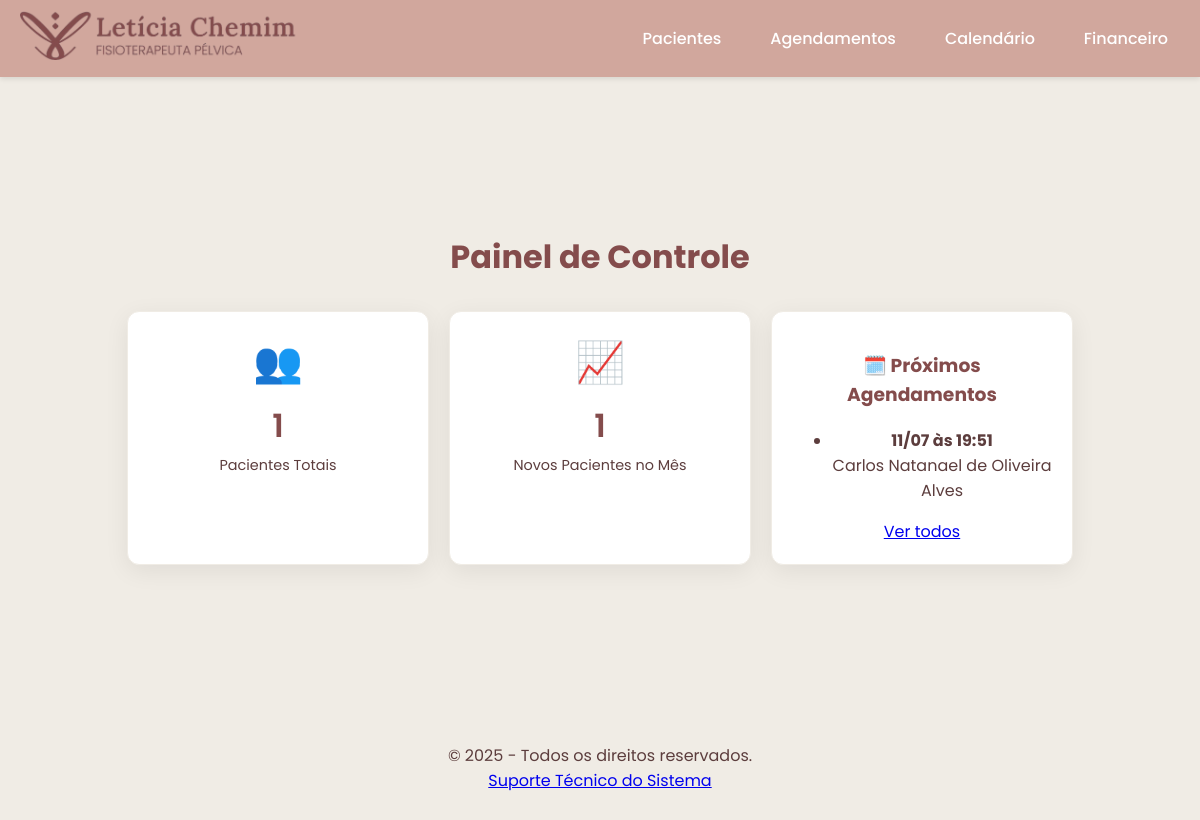
The page / on the database its author committed.
### tables this page shows
CREATE TABLE agendamentos (
        id INTEGER PRIMARY KEY AUTOINCREMENT,
        paciente_id INTEGER NOT NULL,
        data_hora TEXT NOT NULL,
        status TEXT NOT NULL,
        FOREIGN KEY (paciente_id) REFERENCES pacientes (id) ON DELETE CASCADE
    );

CREATE TABLE pacientes (
        id INTEGER PRIMARY KEY AUTOINCREMENT,
        nome TEXT NOT NULL,
        data_nascimento TEXT NOT NULL,
        email TEXT NOT NULL,
        telefone TEXT NOT NULL,
        endereco TEXT,
        plano_id INTEGER,
        data_cadastro TIMESTAMP DEFAULT CURRENT_TIMESTAMP,
        FOREIGN KEY (plano_id) REFERENCES planos (id)
    );

### app.py (the view)
@app.route('/')
def home():
    db = get_db()
    total_pacientes = db.execute('SELECT COUNT(id) FROM pacientes').fetchone()[0] or 0
    mes_atual = date.today().strftime('%Y-%m')
    novos_pacientes_mes = db.execute("SELECT COUNT(id) FROM pacientes WHERE strftime('%Y-%m', data_cadastro) = ?", (mes_atual,)).fetchone()[0] or 0
    agora = datetime.now().strftime('%Y-%m-%dT%H:%M')
    proximos_agendamentos = db.execute("""
        SELECT a.data_hora, p.nome as paciente_nome FROM agendamentos a
        JOIN pacientes p ON a.paciente_id = p.id
        WHERE a.data_hora >= ? ORDER BY a.data_hora ASC LIMIT 5
    """, (agora,)).fetchall()
    agendamentos_formatados = [dict(ag, data_hora_formatada=datetime.fromisoformat(ag['data_hora']).strftime('%d/%m às %H:%M')) for ag in proximos_agendamentos]
    return render_template('home.html', total_pacientes=total_pacientes, novos_pacientes_mes=novos_pacientes_mes, proximos_agendamentos=agendamentos_formatados)

### app.py (called while the page is built)
@app.context_processor
def inject_year():
    return {'current_year': datetime.now().year}

def get_db():
    db = getattr(g, '_database', None)
    if db is None:
        db = g._database = sqlite3.connect(DATABASE)
        db.row_factory = sqlite3.Row
    return db

@app.teardown_appcontext
def close_connection(exception):
    db = getattr(g, '_database', None)
    if db is not None:
        db.close()

### templates/home.html (shortened to what this page needs)
{% extends "base.html" %}
{% block content %}
<div class="dashboard-container">
    <h1>Painel de Controle</h1>
    <div class="dashboard-menu">
        <div class="menu-card-static">
            <div class="card-icon">👥</div>
            <div class="card-title">{{ total_pacientes }}</div>
            <div class="card-description">Pacientes Totais</div>
        </div>
        <div class="menu-card-static">
            <div class="card-icon">📈</div>
            <div class="card-title">{{ novos_pacientes_mes }}</div>
            <div class="card-description">Novos Pacientes no Mês</div>
        </div>
        <div class="menu-card-dynamic">
            <h3 class="dynamic-card-title">🗓️ Próximos Agendamentos</h3>
            <ul class="appointment-list">
                {% for agendamento in proximos_agendamentos %}
                    <li>
                        <strong>{{ agendamento.data_hora_formatada }}</strong><br>
                        {{ agendamento.paciente_nome }}
                    </li>
                {% else %}
                    <li>Nenhum agendamento próximo.</li>
                {% endfor %}
            </ul>
             <a href="{{ url_for('ver_agendamentos') }}" class="card-link">Ver todos</a>
        </div>
    </div>
</div>
{% endblock %}

### static/css/style.css (style rules this page uses)
body { font-family: 'Poppins', sans-serif; background-color: #F0ECE5; color: #5c3d3d; margin: 0; padding: 10px; display: flex; flex-direction: column; min-height: 100vh; }
h1, h2, h3 { color: #844C4C; text-align: center; }
.dashboard-menu { display: flex; justify-content: center; gap: 20px; margin-top: 30px; flex-wrap: wrap; }
.menu-card-static, .menu-card-dynamic { background-color: #fff; border-radius: 12px; padding: 20px; width: 260px; text-align: center; box-shadow: 0 6px 25px rgba(0, 0, 0, 0.07); border: 1px solid #F0ECE5; }
.card-icon { font-size: 2.5rem; margin-bottom: 10px; color: #D1A79D; }
.card-title { font-size: 2rem; font-weight: 600; color: #844C4C; }
.card-description { font-size: 0.9rem; margin-top: 5px; }

### rows shown on the page
agendamentos: data_hora_formatada "11/07 às 19:51", paciente_nome "Carlos Natanael de Oliveira Alves"

### other values the page prints
{{ total_pacientes }} "1"
{{ novos_pacientes_mes }} "1"
